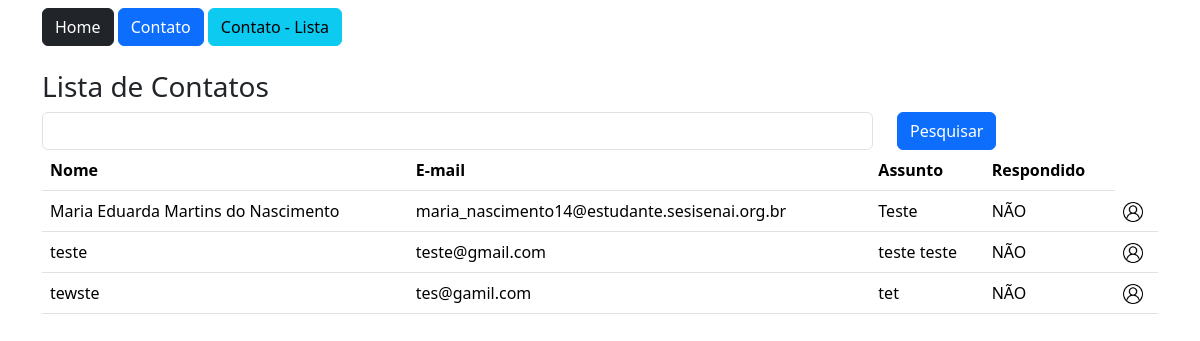
Page /contato/lista/ on the committed database.
### app/models.py (models this page shows)
class Contato(db.Model):
    id = db.Column(db.Integer, primary_key=True)
    data_envio = db.Column(db.DateTime, default=datetime.now())
    nome = db.Column(db.String, nullable=True)
    email = db.Column(db.String, nullable=True)
    assunto = db.Column(db.String, nullable=True)
    mensagem = db.Column(db.String, nullable=True)
    respondido = db.Column(db.Integer, default=0)

### app/view.py (the view)
@app.route('/contato/lista/')
def contatoLista():
    if request.method == 'GET':
        pesquisa = request.args.get('pesquisa', '')
    dados = Contato.query.order_by(Contato.nome)
    if pesquisa != '':
        dados = dados.filter(Contato.nome == pesquisa)
    context = {'dados':dados.all()}
    return render_template('contato_lista.html', context=context)

### app/templates/contato_lista.html (shortened to what this page needs)
{%extends 'base.html'%}
{%block content%}
    <div class="container">
        {%include 'nav.html'%}
            <div class="row mt-4">
                <h3>Lista de Contatos</h3>
            </div>
                <form method="GET" class="row">
                    <div class="col-9">
                        <input type="text" name="pesquisa" class="form-control">
                    </div>
                    <div class="col-3">
                        <button type="submit" class="btn btn-primary">Pesquisar</button>
                    </div>
                </form>
                <div class="col-12">
                    <table class="table">
                        <thead>
                            <tr>
                                <th>Nome</th>
                                <th>E-mail</th>
                                <th>Assunto</th>
                                <th>Respondido</th>
                            </tr>
                        </thead>
                        <body>
                            {% for dado in context['dados'] %}
                                <tr>
                                    <td> {{dado.nome}} </td>
                                    <td> {{dado.email}} </td>
                                    <td> {{dado.assunto}} </td>
                                    <td>{% if dado.respondido == 1 %}
                                            SIM
                                        {% else %}
                                            NÃO
                                        {% endif %}
                                    </td>
                                    <td><a href="{{url_for('contatoDetail', id=dado.id)}}"><img src="{{url_for('static', filename='img/user.png')}}" style="width: 20px"></a></td>
                                </tr>
                            {% endfor %}
                        </body>
                    </table>
                </div>
        </div>
{%endblock%}

### app/templates/base.html (shortened to what this page needs)
<!DOCTYPE html>
<html lang="pt-br">
<head>
    <link href="https://cdn.jsdelivr.net/npm/bootstrap@5.3.7/dist/css/bootstrap.min.css" rel="stylesheet">
</head>
<body>
    {% block content%} {%endblock%}
</body>
</html>

### app/templates/nav.html
<a href="/" class="btn btn-dark">Home</a>
<a href="{{url_for('contato')}}" class="btn btn-primary">Contato</a>
<a href="{{url_for('contatoLista')}}" class="btn btn-info">Contato - Lista</a>

### rows in the picture
Contato: nome "Maria Eduarda Martins do Nascimento", email "maria_nascimento14@estudante.sesisenai.org.br", assunto "Teste", respondido "NÃO"
Contato: nome "teste", email "teste@gmail.com", assunto "teste teste", respondido "NÃO"
Contato: nome "tewste", email "tes@gamil.com", assunto "tet", respondido "NÃO"
